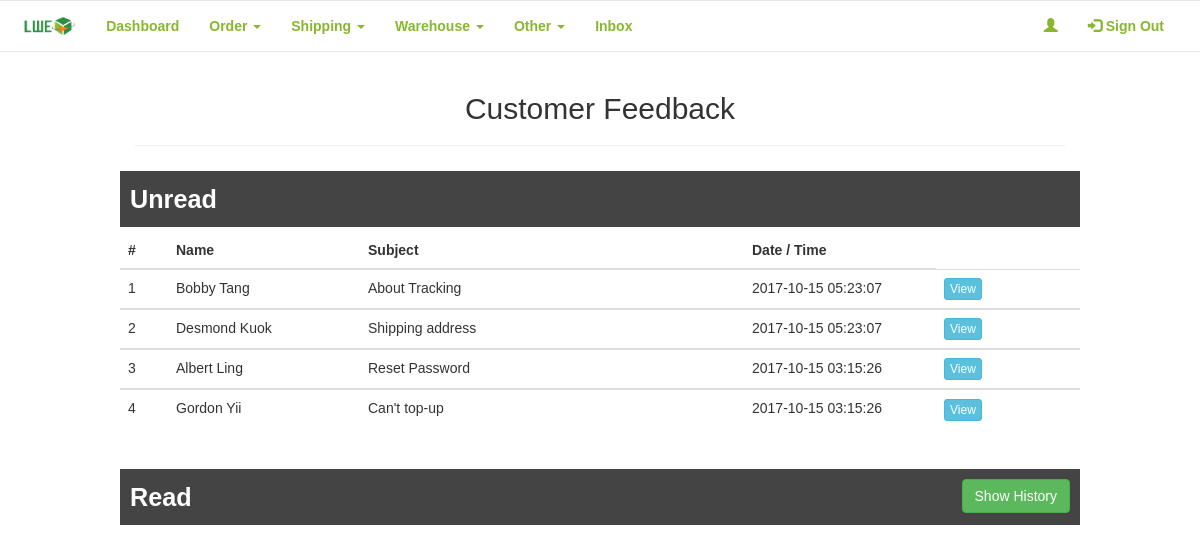
Page /LWE_Buy/admin/feedback.php on the committed database.
### tables this page shows
CREATE TABLE IF NOT EXISTS `contact` (
  `cu_id` int(11) NOT NULL,
  `name` varchar(50) NOT NULL,
  `contact` varchar(11) NOT NULL,
  `email` varchar(50) NOT NULL,
  `subject` varchar(20) NOT NULL,
  `tracknum` varchar(20) DEFAULT NULL,
  `message` text NOT NULL,
  `datetime` datetime NOT NULL,
  `status` varchar(10) NOT NULL
);

### LWE_Buy/admin/feedback.php (the view, shortened to what this page needs)
<?php
require_once '../connection/config.php';
$counter = $counters =0;
$query1 = "SELECT *
            FROM contact
            WHERE status = 'unread'
            ORDER BY datetime desc";
$result1 = mysqli_query($con, $query1);
?>
<!DOCTYPE html>
<html data-ng-app="myApp">
    <head>
        <link rel="stylesheet" href="https://maxcdn.bootstrapcdn.com/bootstrap/3.3.7/css/bootstrap.min.css">
        <link href="../frameworks/css/style.css" rel="stylesheet"/>
    </head>
    <body>
        <center>
            <div class="row">
                <?php include_once('nav.php')?>
            </div>
            <div class="container">
                <h2>Customer Feedback</h2>
                <hr/>
            </div>
            <div class="container">
                <div class="row">
                    <div class="col-xs-12 col-md-12 col-lg-12 rowhead">
                        <strong>Unread</strong>
                    </div>
                </div>
            </div>
            <section class="content">
                <div class="row">
                    <div class="col-xs-12 col-md-12 col-lg-12">
                        <?php
                        if(mysqli_num_rows($result1) > 0)
                        {
                        ?>
                        <table class="table thead-bordered table-hover" style="width:80%;">
                            <thead>
                                <tr>
                                    <th>#</th>
                                    <th>Name</th>
                                    <th>Subject</th>
                                    <th>Date / Time</th>
                                </tr>
                            </thead>
                            <?php
                                while($row = mysqli_fetch_array($result1))
                                {
                                    $counter++;
                                    ?>
                                    <tbody>
                                        <tr>
                                            <td width="5%"><?php echo $counter; ?></td>
                                            <td width="20%"><?php echo $row['name']; ?></td>
                                            <td width="40%"><?php echo $row['subject']; ?></td>
                                            <td width="20%"><?php echo $row['datetime']; ?></td>
                                            <td width="15%"><a href="feedbackview.php?cu_id=<?php echo $row['cu_id']; ?>" class="btn btn-xs btn-info">View</a></td>
                                        </tr>
                                    </tbody>
                                    <?php
                                }
                            }else{
                                ?>
                                    <p>There is no customer feedback.</p>
                                <?php
                            }
                        ?>
                        </table>
                    </div>
                </div>
            </section>
            <br/>
            <div class="container">
                <div class="row">
                    <div class="col-xs-12 col-md-12 col-lg-12 rowhead">
                        <strong>Read</strong>
                        <button style="float: right;" class="btn btn-success" type="button" data-toggle="collapse" data-target="#collapse">Show History</button>
                    </div>
                </div>
            </div>
            <section class="content">
                <div class="row">
                    <div class="col-xs-12 col-md-12 col-lg-12">
                    </div>
                </div>
            </section>
        </center>
    </body>
</html>

### LWE_Buy/frameworks/css/style.css (style rules this page uses)
html, body { height: 100%; }
body { background-image: url("../../resources/img/bg.jpg"); font-family: sans-serif; overflow-x: hidden; }
.container { width: 80%; margin: 0px auto 5px auto;; min-height: 57%; }
.rowhead { background: #444; padding: 10px; color: #fff; font-weight: bold; font-size: 180%; text-align: left; }

### rows in the picture
contact: name "Bobby Tang", subject "About Tracking", datetime "2017-10-15 05:23:07"
contact: name "Desmond Kuok", subject "Shipping address", datetime "2017-10-15 05:23:07"
contact: name "Albert Ling", subject "Reset Password", datetime "2017-10-15 03:15:26"
contact: name "Gordon Yii", subject "Can't top-up", datetime "2017-10-15 03:15:26"
